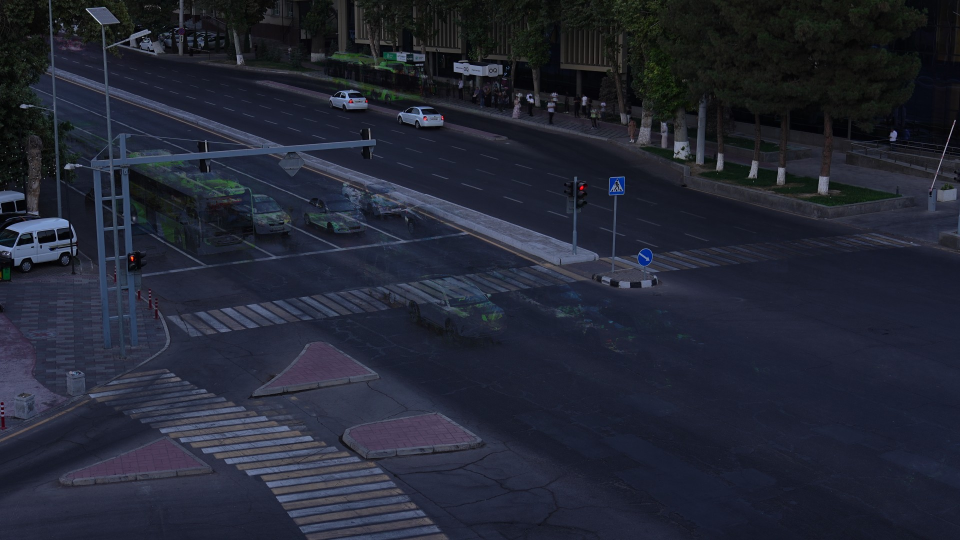
#> input picture src/scene_ref.jpg, 1920 x 1080 px, found by its file name (shown at 1/2 size)
$ python draw_scene.py
#> lines starting #> are read from the running program, lines starting #| are printed output that depends on the picture; after the words box and inside, x2 and y2 are one past the last pixel; in counts of white or black regions, pixels touching at a corner belong together
#> (reads src/scene.json from the repository)
#> in main, image is the input picture: shape (1080, 1920, 3); mean B, G, R 51.5, 38, 34.5
"""Render a registered scene overlay. Usage: draw_scene.py [background] [output]."""
import json
import sys
from pathlib import Path

import cv2
import numpy as np

sys.path.insert(0, str(Path(__file__).resolve().parents[1]))
from src.scene import _warp, register


def render(image, scene):
    image = cv2.convertScaleAbs(image, alpha=1.35, beta=5)
    overlay = image.copy()

    def points(pts):
        return np.int32(pts).reshape(-1, 1, 2)

    def line(pts, color, label, width=2):
        cv2.polylines(image, [points(pts)], False, color, width)
        x, y = np.int32(pts[-1])
        cv2.putText(image, label, (int(x) + 4, int(y) - 4), 0, .45, color, 1)

    def dashed(pts, color, label):
        for p, q in zip(pts[:-1], pts[1:]):
            p, q = np.asarray(p, float), np.asarray(q, float)
            length = np.linalg.norm(q - p)
            for offset in np.arange(0, length, 24):
                a = p + (q-p) * (offset / length)
                b = p + (q-p) * (min(offset+13, length) / length)
                cv2.line(image, tuple(np.int32(a)), tuple(np.int32(b)), color, 2)
        x, y = np.int32(pts[-1])
        cv2.putText(image, label, (int(x) + 4, int(y) - 4), 0, .45, color, 1)

    for name, item in scene.get("carriageways", {}).items():
        cv2.fillPoly(overlay, [points(item["polygon"])], (255, 140, 0) if name == "far" else (0, 140, 255))
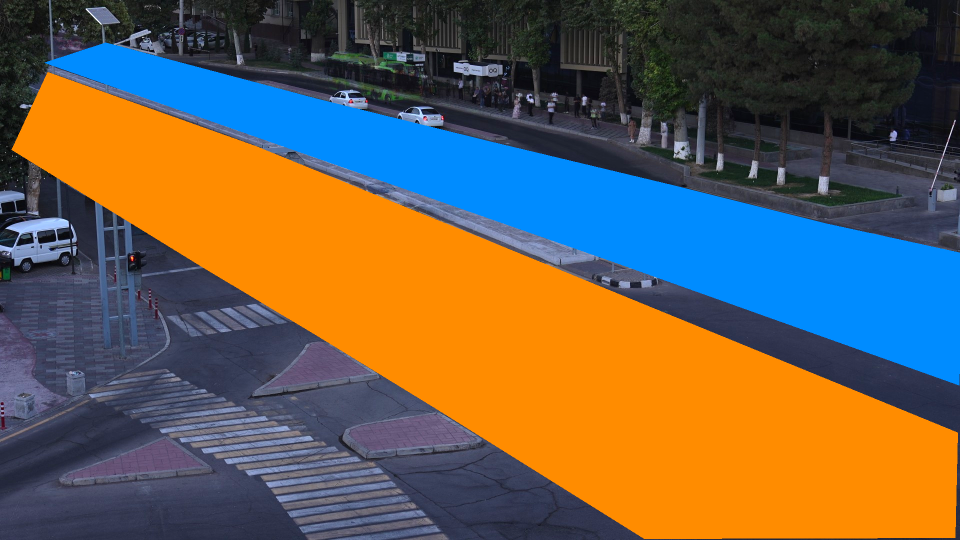
#> overlay: shape (1080, 1920, 3) (shown at 1/2 size); mean of channels 0, 1, 2 77.4, 95.2, 108.1; drawn as B, G, R
    for name, item in scene.get("zones", {}).items():
        cv2.fillPoly(overlay, [points(item["polygon"])], (0, 200, 255) if name == "queue_near" else (180, 0, 180))
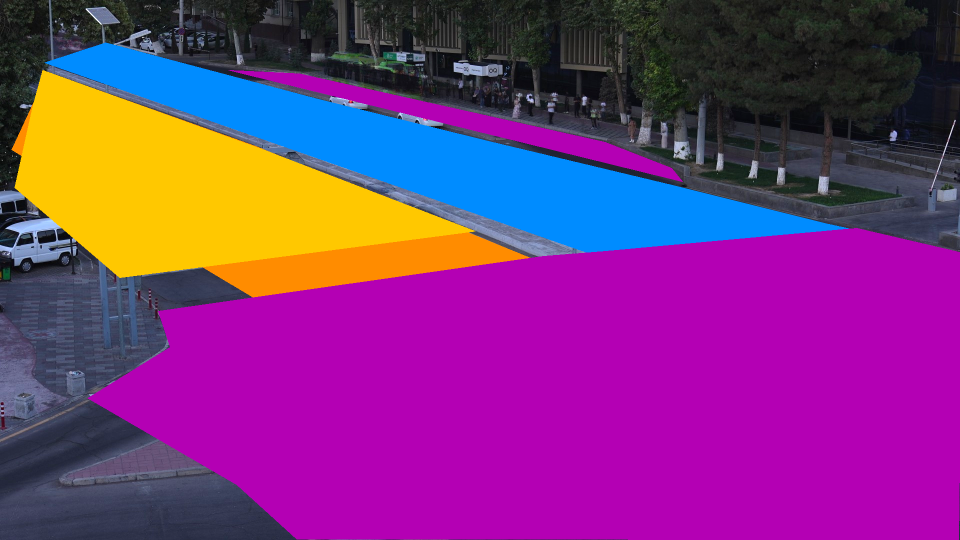
#> overlay: shape (1080, 1920, 3) (shown at 1/2 size); mean of channels 0, 1, 2 123.2, 52.4, 124.6; drawn as B, G, R
    image = cv2.addWeighted(overlay, .15, image, .85, 0)
    for name, item in scene.get("crosswalks", {}).items():
        cv2.polylines(image, [points(item["polygon"])], True, (0, 255, 0), 2)
        x, y = np.int32(item["polygon"][0])
        cv2.putText(image, name, (int(x), int(y) - 6), 0, .55, (0, 255, 0), 2)
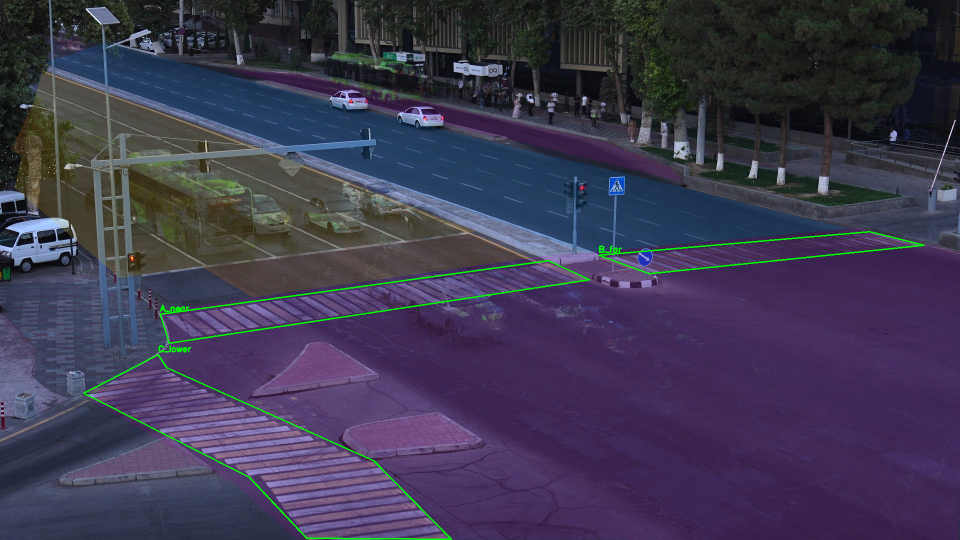
#> image: shape (1080, 1920, 3) (shown at 1/2 size); mean of channels 0, 1, 2 81.1, 57.2, 61.9; drawn as B, G, R
    for name, item in scene.get("lanes", {}).items():
        cv2.polylines(image, [points(item["polygon"])], True, (160, 80, 255), 1)
        x, y = np.int32(item["polygon"][0])
        cv2.putText(image, "lane:" + name, (int(x), int(y) - 5), 0, .4, (160, 80, 255), 1)
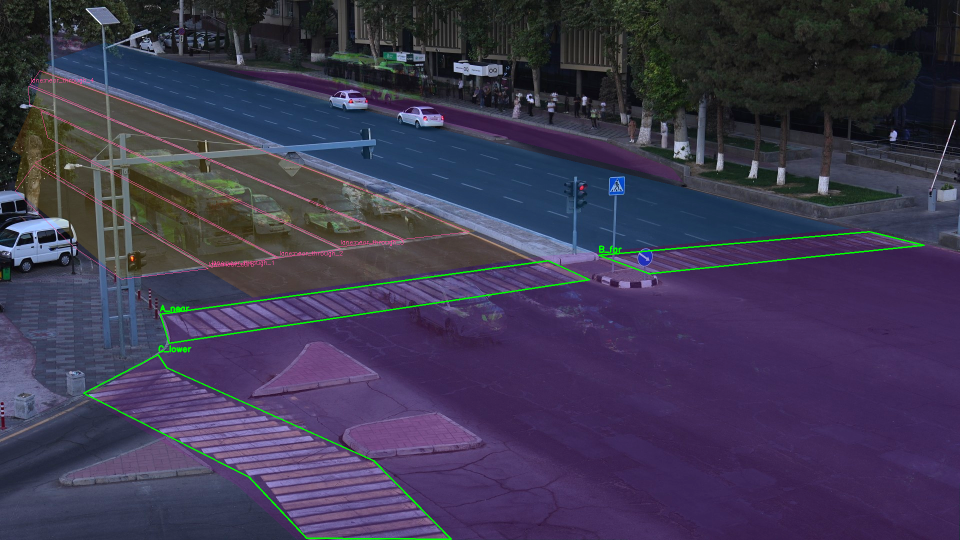
#> image: shape (1080, 1920, 3) (shown at 1/2 size); 0.36% of pixels changed, all inside (x1, y1, x2, y2) = (30, 141, 939, 559); drawn as B, G, R
    for name, item in scene.get("turn_paths", {}).items():
        line(item["polyline"], (255, 80, 220), "turn:" + name, 3)
#> this loop made 1 pass
#> (x in line, y in line) on pass 1: (12, 947)
    for key, color in (("stop_lines", (0, 0, 255)), ("solid_lines", (0, 165, 255)),
                       ("dashed_lines", (255, 255, 255)), ("curbs", (255, 255, 0))):
        for name, item in scene.get(key, {}).items():
            pts = item.get("line", item.get("polyline"))
            if key == "dashed_lines":
                dashed(pts, color, key + ":" + name)
            else:
                line(pts, color, key + ":" + name, 3 if key == "stop_lines" else 2)
#> this loop made 4 passes
    if "polyline" in scene.get("median", {}):
        line(scene["median"]["polyline"], (0, 255, 255), "median", 3)
#> in line (call 10), `cv2.polylines(image, [points(pts)], False, color, width)`:
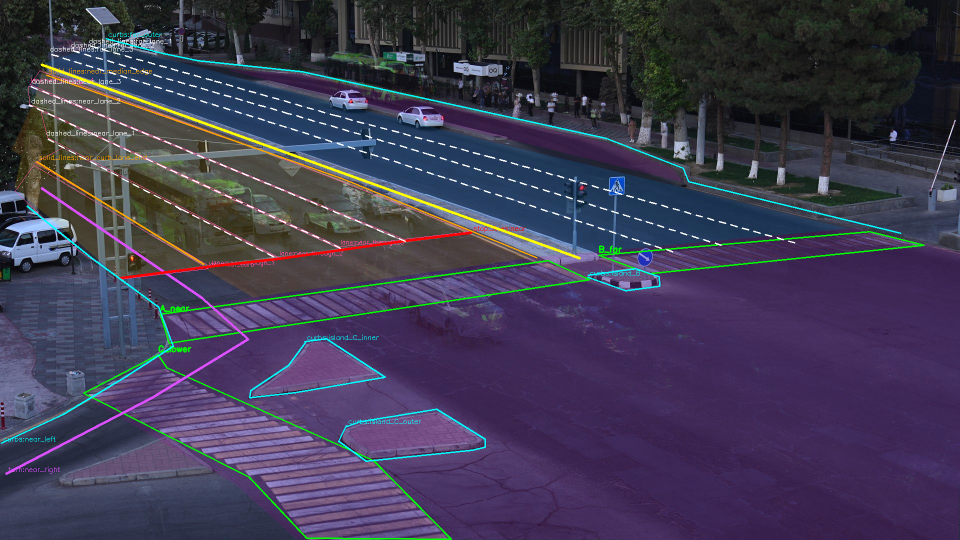
#> image: shape (1080, 1920, 3) (shown at 1/2 size); 2.22% of pixels changed, all inside (x1, y1, x2, y2) = (1, 64, 1803, 950); drawn as B, G, R
#> in line (call 10), `x, y = np.int32(pts[-1])`: x = 83; y = 129
#> in line (call 10), `cv2.putText(image, label, (int(x) + 4, int(y) - 4), 0, .45, color, 1)`: image: shape (1080, 1920, 3); 0.01% of pixels changed, all inside (x1, y1, x2, y2) = (89, 115, 137, 126)
    for name, item in scene.get("no_stopping", {}).items():
        cv2.polylines(image, [points(item["polygon"])], True, (0, 0, 200), 2)
        x, y = np.int32(item["polygon"][0])
        cv2.putText(image, "no stop:" + name, (int(x), int(y) - 4), 0, .45, (0, 0, 200), 1)
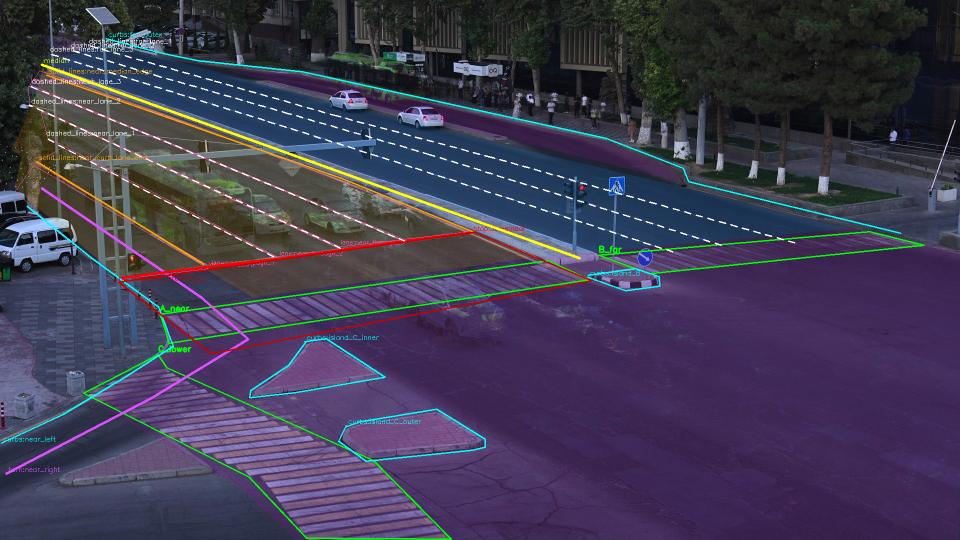
#> image: shape (1080, 1920, 3) (shown at 1/2 size); mean of channels 0, 1, 2 82.7, 59.8, 64.9; drawn as B, G, R
    for name, item in scene.get("signals", {}).items():
        x1, y1, x2, y2 = np.int32(item["roi"])
        cv2.rectangle(image, (int(x1), int(y1)), (int(x2), int(y2)), (255, 0, 255), 2)
        cv2.putText(image, name, (int(x1), int(y1) - 5), 0, .55, (255, 0, 255), 2)
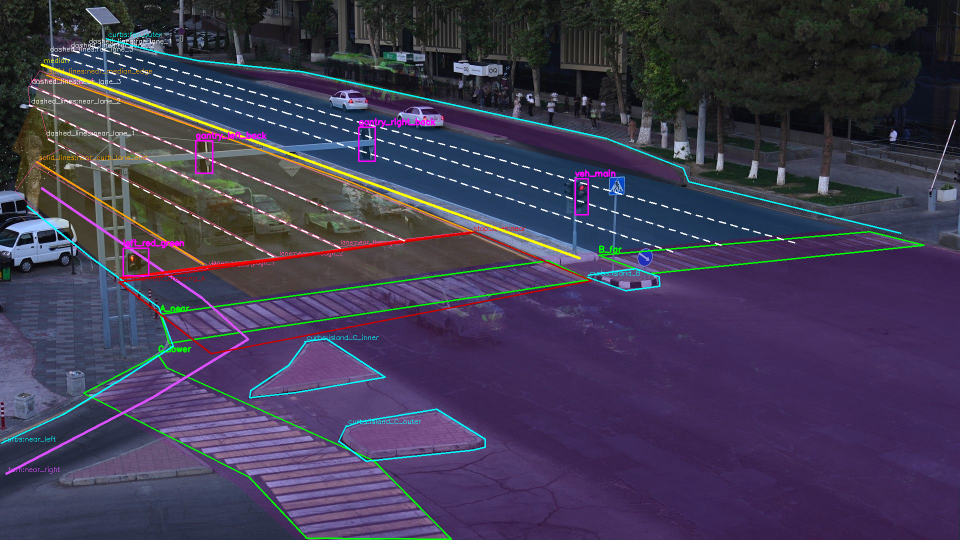
#> image: shape (1080, 1920, 3) (shown at 1/2 size); 0.28% of pixels changed, all inside (x1, y1, x2, y2) = (245, 236, 1231, 553); drawn as B, G, R
    return image


def main():
    background = Path(sys.argv[1]) if len(sys.argv) > 1 else Path("src/scene_ref.jpg")
    output = Path(sys.argv[2]) if len(sys.argv) > 2 else Path("eda/scene_overlay.jpg")
    scene_file = Path(sys.argv[3]) if len(sys.argv) > 3 else Path("src/scene.json")
    scene = json.loads(scene_file.read_text())
    image = cv2.imread(str(background))
    image = cv2.resize(image, tuple(scene["ref_size"]), interpolation=cv2.INTER_AREA)
    if background.resolve() != (scene_file.parent / scene["ref_image"]).resolve():
        ref = cv2.imread(str(scene_file.parent / scene["ref_image"]))
        H, count = register(ref, image)
        if H is None:
            raise RuntimeError(f"scene registration failed: {background}, {count} inliers")
        for key in ("carriageways", "median", "stop_lines", "crosswalks", "signals", "zones",
                    "solid_lines", "dashed_lines", "curbs", "no_stopping", "lanes", "turn_paths"):
            if key in scene:
                scene[key] = _warp(scene[key], H)
    output.parent.mkdir(parents=True, exist_ok=True)
    cv2.imwrite(str(output), render(image, scene), [cv2.IMWRITE_JPEG_QUALITY, 93])
    print(output)


if __name__ == "__main__":
    main()
